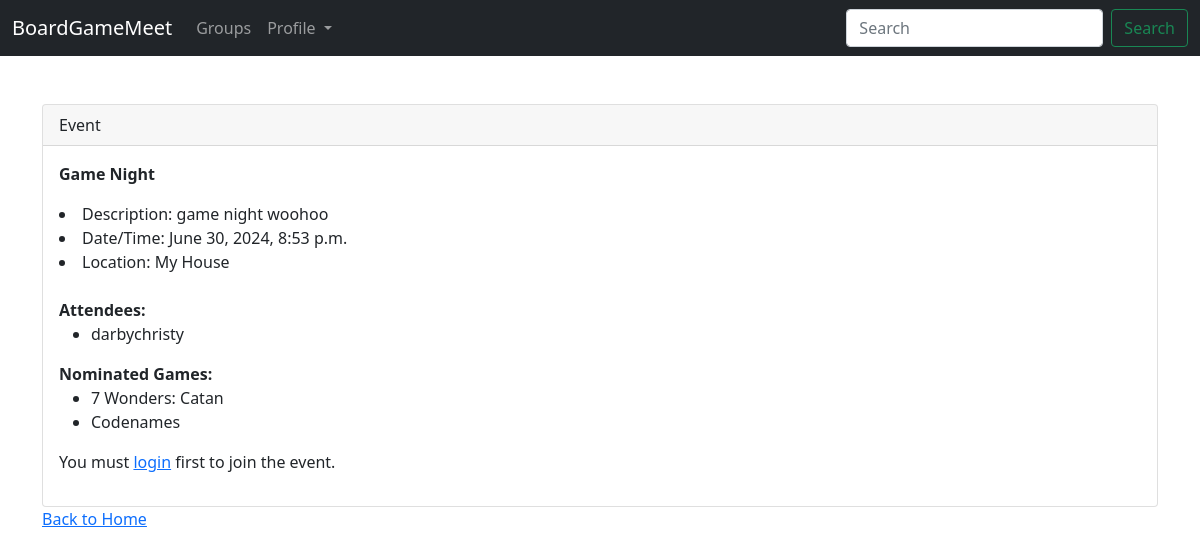
/event/1/, run on an earlier commit of the app's database.
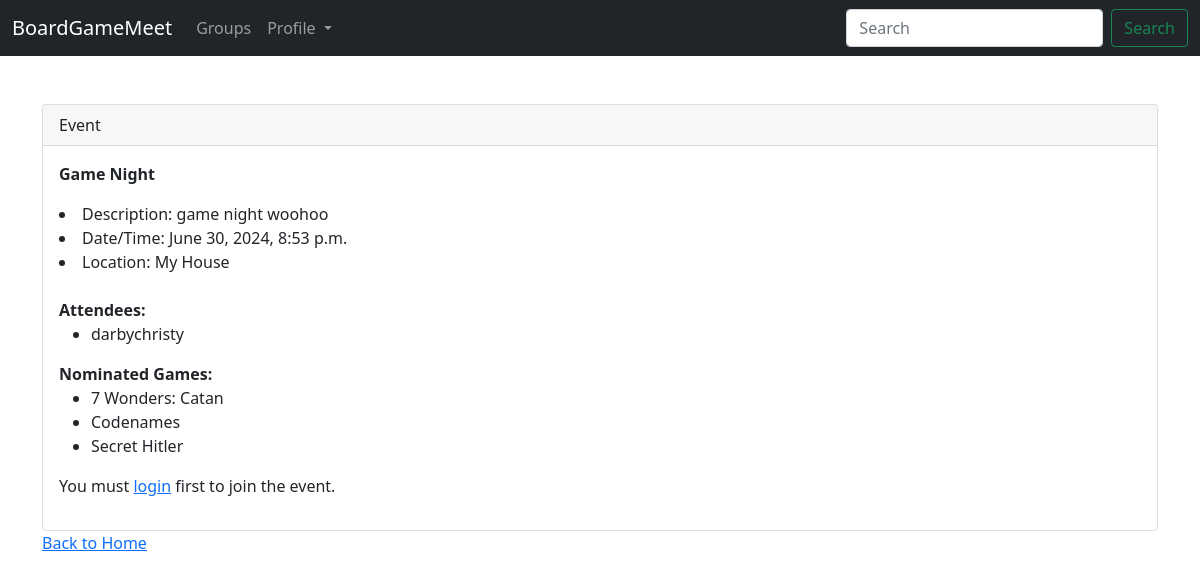
And on a later commit of the database.
### boardgame/models.py (models this page shows)
class Game(models.Model):
    name = models.CharField(max_length=200)
    min_players = models.PositiveIntegerField(blank=True, null=True)
    max_players = models.PositiveIntegerField(blank=True, null=True)
    min_playtime = models.PositiveIntegerField(blank=True, null=True)
    max_playtime = models.PositiveIntegerField(blank=True, null=True)
    age =models.PositiveIntegerField(blank=True, null=True)
    weight = models.CharField(max_length=10, blank=True, null=True)
    description = models.TextField(blank=True, null=True)
    thumbnail = models.URLField(blank=True, null=True)
    def __str__(self):
        return self.name

### boardgame/views.py (the view, shortened to what this page needs)
# urls.py: path('event/<int:event_id>/', views.event_details, name='event_details'),
def event_details(request, event_id):
    event = get_object_or_404(Event, id=event_id)
    attendees = event.attendees.all()
    nominations = event.nominations.all()
    is_attending = attendees.filter(id=request.user.id).exists() #check to see if current user is attending
    for nomination in nominations:
        print(nomination)  # Print each nomination object to inspect its attributes
        print(nomination.name)
    context = {
        'event': event,
        'attendees': attendees,
        'is_attending': is_attending,
        'nominations': nominations,
    }
    return render(request, 'boardgame/event_details.html', context)

### boardgame/models.py (called while the page is built)
    def __str__(self):
        return self.name

### boardgame/templates/boardgame/event_details.html (shortened to what this page needs)
{% extends 'boardgame/base.html' %}
{% load static %}
{% block content %}
<head>
</head>
<body>
    <br/>
    <div class="card">
        <div class="card-header">
            Event
        </div>
        <div class="card-body">
          <strong class="card-title">{{ event.title }}</strong>
          <p class="card-text">
            <li>Description: {{ event.description }}</li>
            <li>Date/Time: {{ event.date_time }}</li>
            <li>Location: {{ event.location }}</li>
            <br/>
            <strong>Attendees:</strong>
            <ul>
                {% for attendee in attendees %}
                <li>{{ attendee.username }}</li>
                {% endfor %}
            </ul>
            <strong>Nominated Games:</strong>
            <ul>
                {% for nomination in nominations %}
                <li>{{ nomination.name }}</li>
                {% endfor %}
            </ul>
            <div>
                {% if user.is_authenticated %}
                    <form method="post" action="">
                        {% csrf_token %}
                        {% if is_attending %}
                            <button type="submit" name="leave">Leave Event</button>
                             <a href="{% url 'nominate_game' event.id %}" class="btn btn-secondary">Nominate Game</a>
                        {% else %}
                            <button type="submit" name="join">Join Event</button>
                        {% endif %}
                    </form>
                {% else %}
                    <p>You must <a href="{% url 'login' %}">login</a> first to join the event.</p>
                {% endif %}
            </div>
          </p>
        </div>
      </div>
    <div>
        <a href="{% url 'home' %}">Back to Home</a>
    </div>
</body>
{% endblock %}

What changed in the data, as far as the page shows it:
added Game: name "Secret Hitler"
